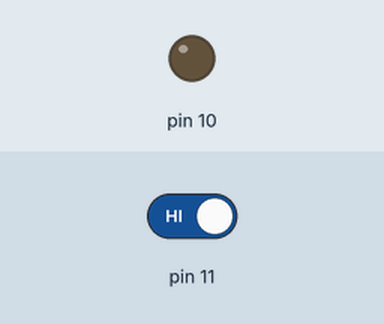
Recording of a sketch running on a simulated Arduino Uno, built with avr-gcc and run on an emulated ATmega328P. On the bench: output pins drawn as LEDs (lit = HIGH). The test bench sets the inputs (shaded band); at power-on: pin 11 HIGH.

Above: at 1.2 s.
1.3 s: pin 11 driven LOW
At 2.1 s:
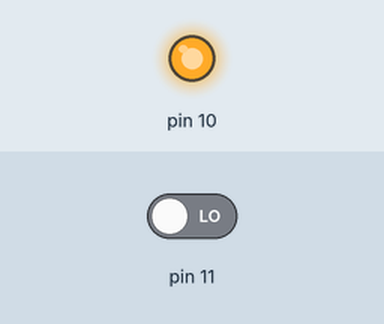
2.8 s: pin 11 driven HIGH
At 3.2 s:
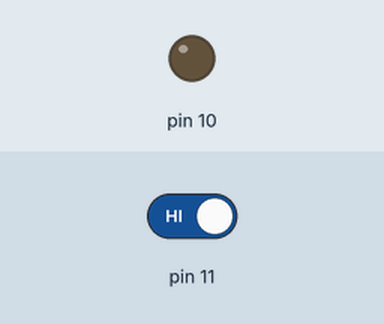
Timing chart, 0 to 5.8 s (numbered marks = the images above; inputs shaded):
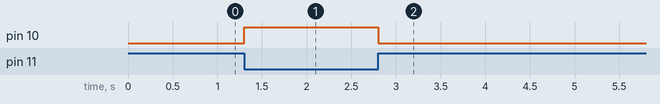

Measured:
- after the input at 1.3 s, pin 10: LOW → HIGH at once
- after the input at 2.8 s, pin 10: HIGH → LOW at once

The sketch:

lab_2.1.ino
```cpp
void setup() {
  pinMode(11, INPUT);
  pinMode(10, OUTPUT);
}

void loop() {
  // put your main code here, to run repeatedly:
  if (digitalRead(11) == LOW){
    digitalWrite(10, HIGH);
    //delay(5000);
  } else {
    digitalWrite(10, LOW);
    //delay(5000);
  }
}
```
